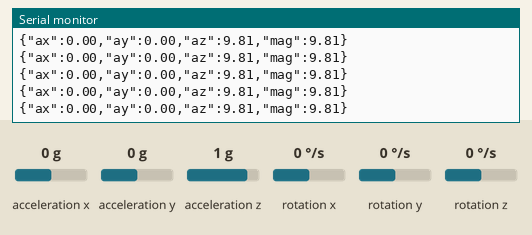
Simulated run of this sketch. Board: ESP32. Parts: the last lines printed to the serial monitor. Inputs (shaded band) come from the test bench; at power-on: acceleration x 0 g, acceleration y 0 g, acceleration z 1 g, rotation x 0 °/s, rotation y 0 °/s, rotation z 0 °/s. WiFi joins after 1.5 s; servers stay silent unless stated; no MQTT or app messages arrive unless stated.

Above: at 2.7 s.
2.8 s: acceleration x set to -1.4 g
At 2.82 s:
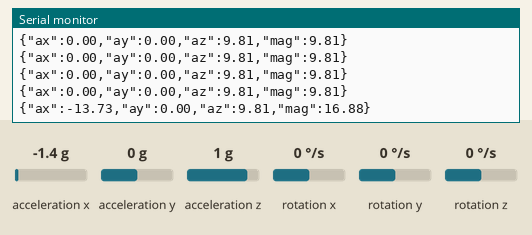
4.3 s: acceleration y set to -1.4 g
At 4.35 s:
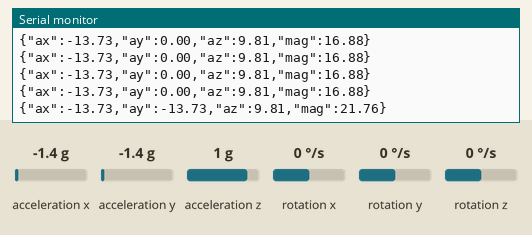
5.8 s: acceleration z set to -1.4 g
At 5.82 s:
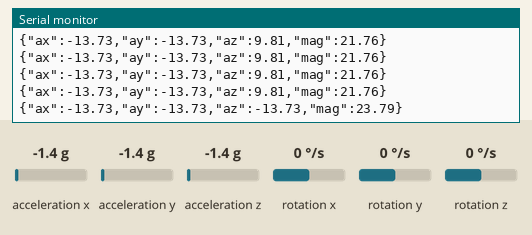
Timing chart, 0 to 8.8 s (numbered marks = the images above; inputs shaded):
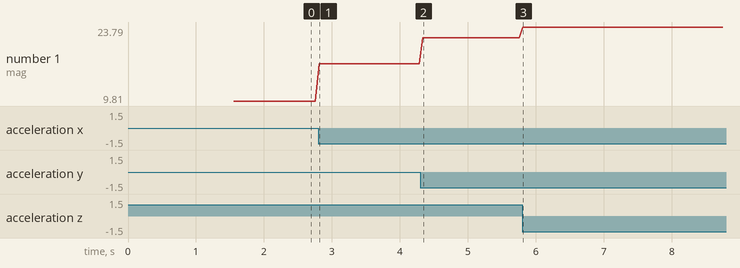

The sketch:

ESP32_MPU6050ReadAndMQTTSendRaw.ino
```cpp
#include <Wire.h>
#include <WiFi.h>
#include <PubSubClient.h>
#include <MPU6050.h>

const char* SSID     = "XXX";
const char* PASSWORD = "XXX";
const char* MQTT_BROKER  = "broker.hivemq.com";
const int   MQTT_PORT    = 1883;
const char* MQTT_TOPIC   = "vbt/amg/raw";
const char* CLIENT_ID    = "vbt-sensor-001";

WiFiClient wifiClient;
PubSubClient mqttClient(wifiClient);
MPU6050 mpu;

void conectarWifi() {
  Serial.print("Conectando WiFi");
  WiFi.begin(SSID, PASSWORD);
  while (WiFi.status() != WL_CONNECTED) {
    delay(500);
    Serial.print(".");
  }
  Serial.println("\nWiFi OK: " + WiFi.localIP().toString());
}

void conectarMQTT() {
  mqttClient.setServer(MQTT_BROKER, MQTT_PORT);
  while (!mqttClient.connected()) {
    Serial.print("Conectando MQTT...");
    if (mqttClient.connect(CLIENT_ID)) {
      Serial.println("OK");
    } else {
      Serial.println("fallo, reintentando...");
      delay(2000);
    }
  }
}

void setup() {
  Serial.begin(115200);
  Wire.begin(21, 22);
  Wire.setClock(100000);

  mpu.initialize();
  if (mpu.testConnection()) {
    Serial.println("MPU6050 OK");
  } else {
    Serial.println("MPU6050 ERROR");
    while(1);
  }

  conectarWifi();
  conectarMQTT();
}

void loop() {
  if (!mqttClient.connected()) conectarMQTT();
  mqttClient.loop();

  int16_t ax, ay, az, gx, gy, gz;
  mpu.getMotion6(&ax, &ay, &az, &gx, &gy, &gz);

  // Convertir a m/s²
  float axMs = ax / 16384.0 * 9.81;
  float ayMs = ay / 16384.0 * 9.81;
  float azMs = az / 16384.0 * 9.81;

  // Magnitud total
  float magnitud = sqrt(axMs*axMs + ayMs*ayMs + azMs*azMs);

  char payload[128];
  snprintf(payload, sizeof(payload),
    "{\"ax\":%.2f,\"ay\":%.2f,\"az\":%.2f,\"mag\":%.2f}",
    axMs, ayMs, azMs, magnitud);

  mqttClient.publish(MQTT_TOPIC, payload);
  Serial.println(payload);

  delay(50); // 20Hz
}
```

Measured:
- after the input at 2.8 s, the serial monitor: prints a new line at once (image 1)
- after the input at 4.3 s, the serial monitor: prints a new line at once (image 2)
- after the input at 5.8 s, the serial monitor: prints a new line at once (image 3)
- plotted number 1: 9.81 → 16.88 after the input at 2.8 s, 16.88 → 21.76 after the input at 4.3 s, 21.76 → 23.79 after the input at 5.8 s
